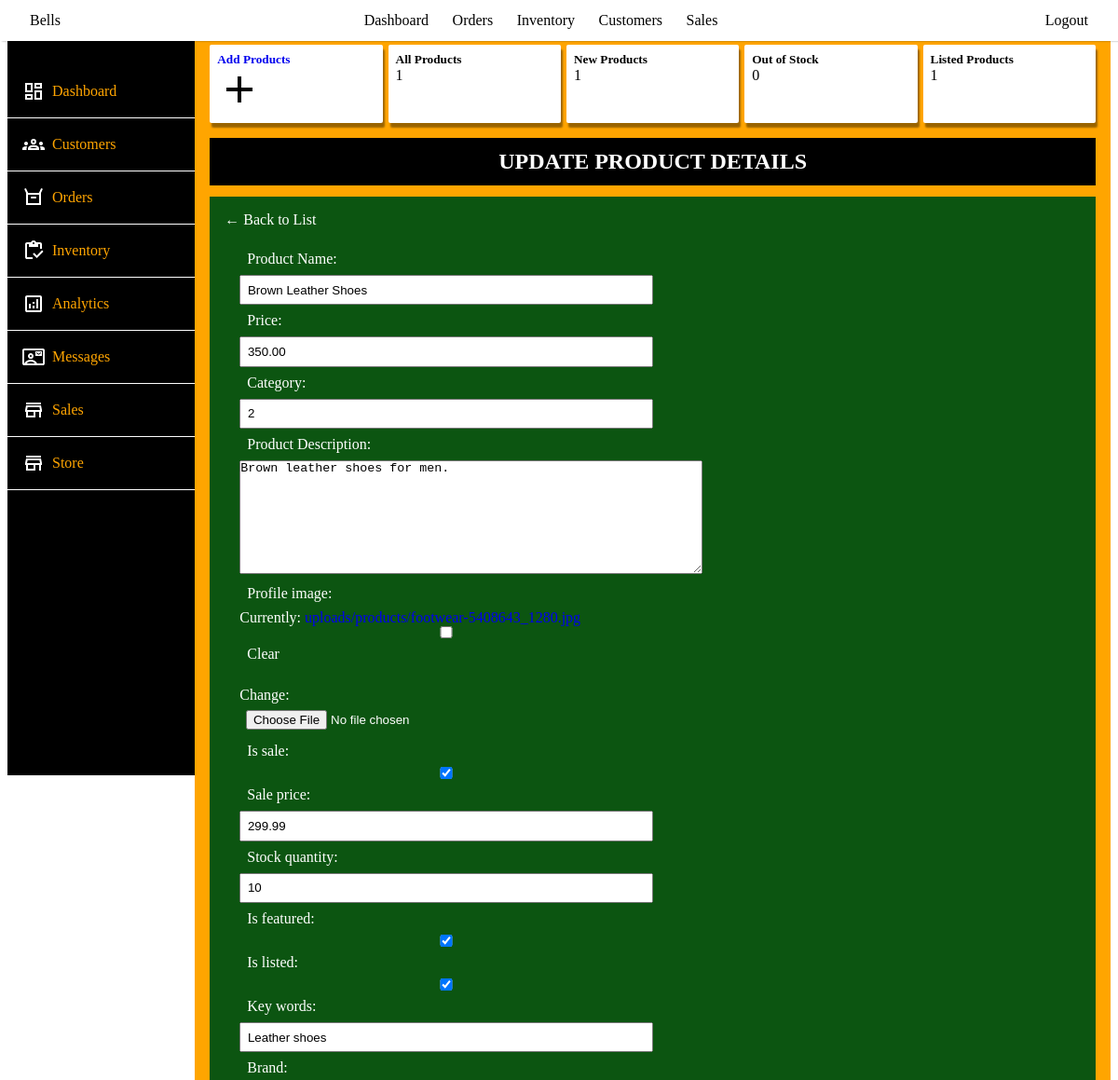
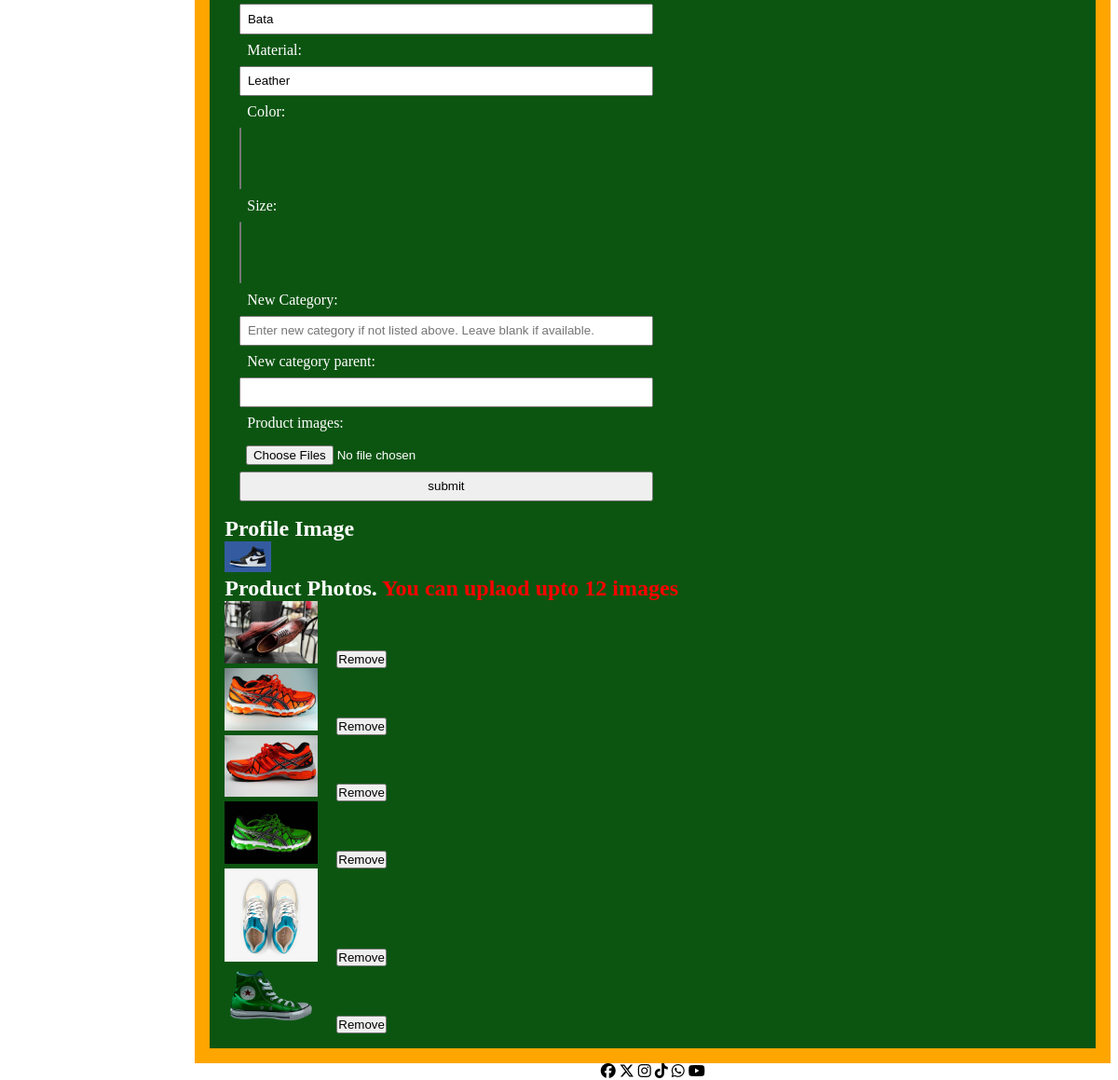
Screenshot of /product_inventory/1 with the database file from the repository (2 pictures, top to bottom).
### store/models.py (models this page shows, shortened)
class Product(models.Model):
    profile_image = models.ImageField(upload_to='uploads/products', null=True, blank=True, default='media/default/product.png')
    name = models.CharField(max_length=255, verbose_name='Product Name')
    price = models.DecimalField(max_digits=12, decimal_places=2)
    description = models.TextField(verbose_name='Product Description', blank=True, null=True)
    is_sale = models.BooleanField(default=False)
    sale_price = models.DecimalField(max_digits=12, decimal_places=2, null=True, blank=True)
    discount = models.DecimalField(default=0, max_digits=9, decimal_places=2, null=True, blank=True)
    percentage_discount = models.DecimalField(default=0, max_digits=5, decimal_places=0, null=True, blank=True)
    created_at = models.DateTimeField(auto_now_add=True)
    is_listed = models.BooleanField(default=True)
    is_featured = models.BooleanField(default=True)
    slug = models.SlugField(unique=True, blank=True, null=True)
    key_words = models.CharField(max_length=255, blank=True, null=True)
    stock_quantity = models.IntegerField(default=1)
    brand = models.CharField(max_length=255, blank=True, null=True)
    material = models.CharField(max_length=255, blank=True, null=True)
    category = TreeForeignKey(Category, on_delete=models.CASCADE, related_name='products', null=True, blank=True)
    color = models.ManyToManyField(Color, related_name='products', blank=True, null=True)
    size = models.ManyToManyField(Size, related_name='products', blank=True, null=True)
    @property
    def imageURL(self):
        try:
            url = self.profile_image.url
        except:
            url = ''
        return url

class ProductImage(models.Model):
    product = models.ForeignKey(Product, default=None, on_delete=models.CASCADE, related_name='product_images')
    product_images = models.ImageField(upload_to='uploads/products', null=True, blank=True)
    class Meta:
        verbose_name_plural = 'Product Images'
    @property
    def imageURL(self):
        try:
            url = self.product_images.url
        except:
            url = ''
        return url

### admin_portal/views.py (the view)
# urls.py: path('product_inventory/<int:pk>', views.product_inventory, name='product_inventory'),
def product_inventory(request, pk):
    product = get_object_or_404(Product, id=pk)
    products = Product.objects.all()
    product_images = ProductImage.objects.filter(product=product)
    products_count = products.count()
    now = timezone.now()
    new_products_count = products.filter(created_at__gte=now - datetime.timedelta(days=30)).count()
    out_of_stock_count = products.filter(stock_quantity__lte=0).count()
    is_listed_count = products.filter(is_listed=True).count()
    if request.method == 'POST':
        if 'product_form' in request.POST:
            product_form = ProductModelForm(request.POST, request.FILES, instance=product)
            product_image_form = ProductImageForm(request.POST, request.FILES)
            if product_form.is_valid() and product_image_form.is_valid():
                product_form.save()
                images = request.FILES.getlist('product_images')
                for image in images:
                    ProductImage.objects.create(product=product, product_images=image)
                messages.success(request, 'Product and images updated successfully!')
                return redirect('inventory')
            else:
                messages.error(request, 'Please correct the errors below.')
        elif 'delete_image' in request.POST:
            image_id = request.POST.get('image_id')
            image_to_delete = get_object_or_404(ProductImage, id=image_id)
            image_to_delete.delete()
            messages.success(request, 'Image removed successfully!')
            return redirect('product_inventory', pk=pk)
    else:
        product_form = ProductModelForm(instance=product)
        product_image_form = ProductImageForm()
    context = {
        'product': product,
        'product_images': product_images,
        'product_form': product_form,
        'product_image_form': product_image_form,
        'products_count': products_count,
        'new_products_count': new_products_count,
        'out_of_stock_count': out_of_stock_count,
        'is_listed_count': is_listed_count
    }
    return render(request, 'admin_portal/product_inventory.html', context)

### admin_portal/forms.py (shortened to what this page needs)
class ProductImageForm(forms.Form):
    product_images = MultipleFileField()

### cart/context_processors.py (called while the page is built)
def cart(request):
    return {'cart': Cart(request)}

### admin_portal/templates/admin_portal/product_inventory.html (shortened to what this page needs)
{% extends 'admin_portal/base.html' %}
{% block content %}
<div class="container">
    <div class="side-bar">
        <div class="menu-item"> <a href="{% url 'admin_portal' %}"> Dashboard</a></div>
        <div class="menu-item"> <a href="#"> Customers</a></div>
        <div class="menu-item"> <a href="#"> Orders</a></div>
        <div class="menu-item"> <a href="#"> Inventory</a></div>
        <div class="menu-item"> <a href="#"> Analytics</a></div>
        <div class="menu-item"> <a href="#"> Messages</a></div>
        <div class="menu-item"><svg xmlns="http://www.w3.org/2000/svg" height="24" viewBox="0 -960 960 960" width="24"><path d="M160-720v-80h640v80H160Zm0 560v-240h-40v-80l40-200h640l40 200v80h-40v240h-80v-240H560v240H160Zm80-80h240v-160H240v160Zm-38-240h556-556Zm0 0h556l-24-120H226l-24 120Z"/></svg> <a href="#"> Sales </a></div>
        <div class="menu-item"><svg xmlns="http://www.w3.org/2000/svg" height="24" viewBox="0 -960 960 960" width="24"><path d="M160-720v-80h640v80H160Zm0 560v-240h-40v-80l40-200h640l40 200v80h-40v240h-80v-240H560v240H160Zm80-80h240v-160H240v160Zm-38-240h556-556Zm0 0h556l-24-120H226l-24 120Z"/></svg> <a href="{% url 'home' %}"> Store </a></div>
    </div>
    <div class="content">
        <div class="main-content">
            <div class="leading">
                <div class="lead">
                   <a href="{% url 'add_product' %}"> <h5>Add Products</h5>
                    <svg xmlns="http://www.w3.org/2000/svg" height="24" viewBox="0 -960 960 960" width="24"><path d="M440-440H200v-80h240v-240h80v240h240v80H520v240h-80v-240Z"/></svg></a>
                </div>
                <div class="lead">
                    <h5>All Products</h5>
                    <p>{{ products_count }}</p>
                </div>
                <div class="lead">
                    <h5>New Products</h5>
                    <p>{{ new_products_count}}</p>
                </div>
                <div class="lead">
                    <h5>Out of Stock</h5>
                    <p>{{ out_of_stock_count }}</p>
                </div>
                <div class="lead">
                    <h5>Listed Products</h5>
                    <p>{{ is_listed_count }}</p>
                </div>
            </div>
        <section>
            <h1 class="product-inventory-headings">UPDATE PRODUCT DETAILS</h1>
            <div class="product_form">
                <a href="{% url 'inventory' %}" style="color: white;">&larr; Back to List</a>
                <form method="POST" action="{% url 'product_inventory' product.id %}" enctype="multipart/form-data">
                    {{product_form.as_p}}
                    {{ product_image_form.as_p }}
                    <input type="submit" name="product_form" value="submit">
                </form>
                <h2>Profile Image</h2>
                  <img src="{{product.imageURL }}" alt="{{product.name}}" width="50px">
                <h2>Product Photos. <span style="color: red;">You can uplaod upto 12 images</span></h2>
<ul style="list-style: none;">
    {% for image in product_images %}
        <li>
            <img src="{{ image.imageURL }}" alt="{{ product.name }}" width="100">
            <form method="post" style="display:inline;">
                <button type="submit" name="delete_image">Remove</button>
            </form>
        </li>
    {% endfor %}
</ul>
            </div>
        </section>
        </div>
    </div>
    {% include 'admin_portal/footer.html' %}
</div>
</div>
{% endblock content %}

### static/css/admin_portal/admin_portal.css (style rules this page uses)
* { padding: 0; margin: 0; box-sizing: border-box; }
:root { --main-color: orange; --white-color: white; --black-color: black; }
html { font-size: 16px; }
body { min-height: 100vh; width: 100%; background-color: var(--white-color); }
a { text-decoration: none; }
.admin-dashboard .container { min-height: 100vh; width: 100%; margin-bottom: 0; padding: 0 .5em; }
.admin-dashboard .container .side-bar { min-height: 100vh; width: 17%; padding-top: 2.4em; background-color: rgb(0, 0, 0); position: sticky; position: -webkit-sticky; top: 0; z-index: 100; float: left; }
.admin-dashboard .container .side-bar .menu-item { padding: 1em; border-bottom: 1px solid rgb(254, 254, 254); display: flex; align-items: center; }
.admin-dashboard .container .side-bar .menu-item svg { fill: rgb(255, 255, 255); }
.admin-dashboard .container .side-bar a { margin-left: .5em; color: orange; }
.admin-dashboard .container .content { display: flex; width: 83%; margin-top: 2em; justify-content: space-between; min-height: 100vh; margin-left: 17%; }
.admin-dashboard .container .content .main-content { flex: 66%; padding: 1em; background-color: var(--main-color); }
.admin-dashboard .content .main-content .leading { display: flex; justify-content: space-between; width: 100%; margin-bottom: 1em; }
.admin-dashboard .content .main-content .leading .lead { width: 19.5%; background-color: var(--white-color); border-radius: 2px; box-shadow: 2px 5px 2px rgba(0, 0, 0, 0.4); padding: .5em; }
.admin-dashboard .content .main-content .leading .lead svg { height: 3em; width: 3em; }

### static/css/admin_portal/product_form.css (style rules this page uses)
.product-inventory-headings { text-align: center; background-color: rgb(0, 0, 0); color: rgb(255, 255, 255); padding: .5em 0; margin-bottom: .5em; }
.product_form { background-color: rgb(12, 85, 17); color: white; padding: 1em; }
.product_form form { margin: 1em; }
.product_form form input, .product_form form label { padding: .5em; display: block; }
.product_form form input { width: 50%; }

### rows the page displays
Product: name "Brown Leather Shoes", price "350.00", category "2", description "Brown leather shoes for men.", is_sale "☑", sale_price "299.99", stock_quantity "10", is_featured "☑", is_listed "☑", key_words "Leather shoes", brand "Bata", material "Leather", imageURL (picture)
ProductImage: imageURL (picture)
ProductImage: imageURL (picture)
ProductImage: imageURL (picture)
ProductImage: imageURL (picture)
ProductImage: imageURL (picture)
ProductImage: imageURL (picture)

### other values shown
{{ products_count }} "1"
{{ new_products_count }} "1"
{{ out_of_stock_count }} "0"
{{ is_listed_count }} "1"
